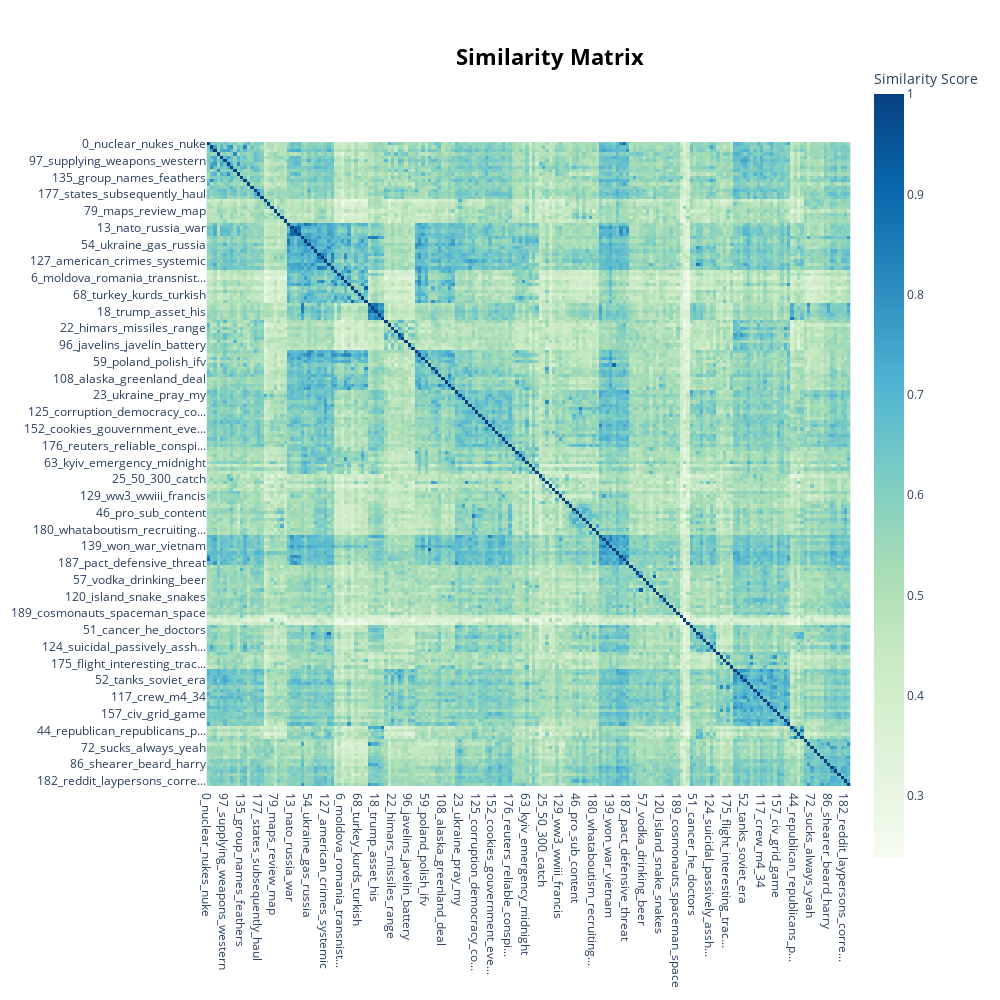

Here is the notebook cell this chart was saved with:
### Code cell
BERTopic_mpnet_base_1.visualize_heatmap(n_clusters=20, width=1000, height=1000)

### Figure 1 — Plotly figure (JSON) as saved in the notebook; plotly's stock layout.template omitted (floating-point values rounded to 4 significant figures; data arrays with more than 128 entries replaced by an {"elided": "..."} marker saying what was removed)
{"data": [{"coloraxis": "coloraxis", "hovertemplate": "x: %{x}<br>y: %{y}<br>Similarity Score: %{z}<extra></extra>", "name": "0", "type": "heatmap", "x": {"elided": "192 str values"}, "xaxis": "x", "y": {"elided": "192 str values"}, "yaxis": "y", "z": {"elided": "192x192 float values"}}], "layout": {"coloraxis": {"colorbar": {"title": {"text": "Similarity Score"}}, "colorscale": [[0, "rgb(247,252,240)"], [0.125, "rgb(224,243,219)"], [0.25, "rgb(204,235,197)"], [0.375, "rgb(168,221,181)"], [0.5, "rgb(123,204,196)"], [0.625, "rgb(78,179,211)"], [0.75, "rgb(43,140,190)"], [0.875, "rgb(8,104,172)"], [1, "rgb(8,64,129)"]]}, "height": 1000, "hoverlabel": {"bgcolor": "white", "font": {"family": "Rockwell", "size": 16}}, "legend": {"title": {"text": "Trend"}}, "margin": {"t": 60}, "showlegend": true, "title": {"font": {"color": "Black", "size": 22}, "text": "<b>Similarity Matrix</b>", "x": 0.55, "xanchor": "center", "y": 0.95, "yanchor": "top"}, "width": 1000, "xaxis": {"anchor": "y", "constrain": "domain", "domain": [0, 1], "scaleanchor": "y"}, "yaxis": {"anchor": "x", "autorange": "reversed", "constrain": "domain", "domain": [0, 1]}}}
